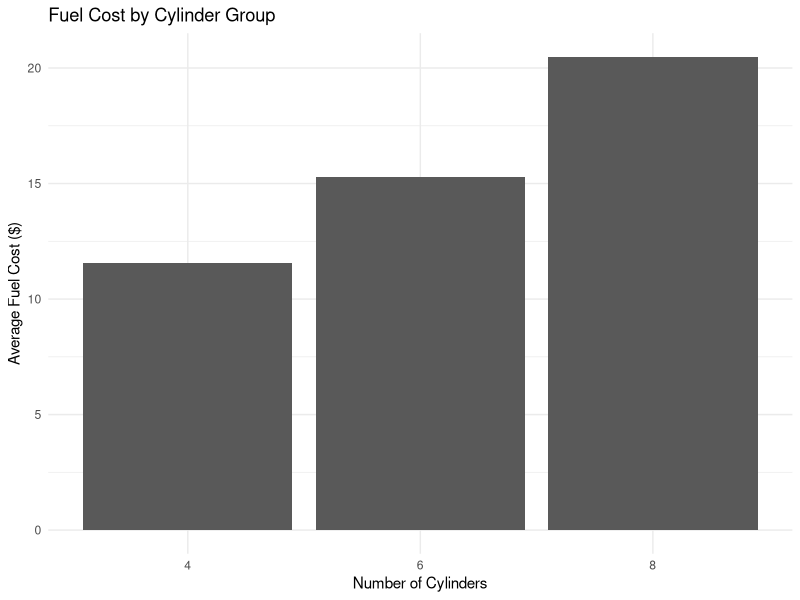

R code for this plot:
## ---- chunk 1
library(purrr)
## ---- chunk 2
#| warning: false
#| messages: false
library(purrr)
library(dplyr)

data <- mtcars
## ---- chunk 3
# Calculate the mean of each column
column_means <- map_dbl(data, mean)
column_means

# Calculate the standard deviation of each column
column_sds <- map_dbl(data, sd)
column_sds

# Calculate the range of each column
column_ranges <- map(data, range)
column_ranges

## ---- chunk 4
transformed_data <- map_if(data, ~ mean(.x) < 20, ~ .x * 100)
transformed_data <- as.data.frame(transformed_data)  # Convert back to data frame if desired
transformed_data
## ---- chunk 5
transform_column <- function(column) {
  if (mean(column) > 20) {
    log(column)
  } else {
    sqrt(column)
  }
}
## ---- chunk 6
transformed_data_custom <- map(data, transform_column)
transformed_data_custom <- as.data.frame(transformed_data_custom)
transformed_data_custom
## ---- chunk 7
# Function to assign fuel efficiency category based on mpg
fuel_efficiency <- function(row) {
  mpg <- row["mpg"]
  if (mpg > 25) {
    "High"
  } else if (mpg >= 20) {
    "Medium"
  } else {
    "Low"
  }
}

# Add fuel efficiency as a new column
mtcars$fuel_efficiency <- map_chr(asplit(mtcars, 1), fuel_efficiency)
mtcars
## ---- chunk 8
# Split by fuel efficiency
efficiency_groups <- split(mtcars, mtcars$fuel_efficiency)

# Calculate mean hp, wt, and qsec for each group
efficiency_summary <- map(efficiency_groups, ~ map_dbl(.x[, c("hp", "wt", "qsec")], mean))
efficiency_summary
## ---- chunk 9
# Calculate fuel cost based on mpg
calculate_fuel_cost <- function(mpg) {
  (100 / mpg) * 3
}

# Apply transformation to mpg column
mtcars$fuel_cost <- map_dbl(mtcars$mpg, calculate_fuel_cost)
mtcars
## ---- chunk 10
library(ggplot2)

# Calculate average fuel cost for each cylinder group
avg_fuel_cost <- mtcars %>%
  group_by(cyl) %>%
  summarize(avg_fuel_cost = mean(fuel_cost))

# Plot average fuel cost by cylinder count
ggplot(avg_fuel_cost, aes(x = factor(cyl), y = avg_fuel_cost)) +
  geom_bar(stat = "identity") +
  labs(x = "Number of Cylinders", 
       y = "Average Fuel Cost ($)", 
       title = "Fuel Cost by Cylinder Group") +
  theme_minimal()
## ---- chunk 11
    trials <- map(1:100, ~ t.test(rpois(10, 10), rpois(7, 10)))
## ---- chunk 12
    data(mtcars)
    formulas <- list(
      mpg ~ disp,
      mpg ~ I(1 / disp),
      mpg ~ disp + wt,
      mpg ~ I(1 / disp) + wt
    )
## ---- chunk 13
    bootstrap <- function(df) {
      df[sample(nrow(df), replace = TRUE), , drop = FALSE]
    }
    
    bootstraps <- map(1:10, ~ bootstrap(mtcars))
